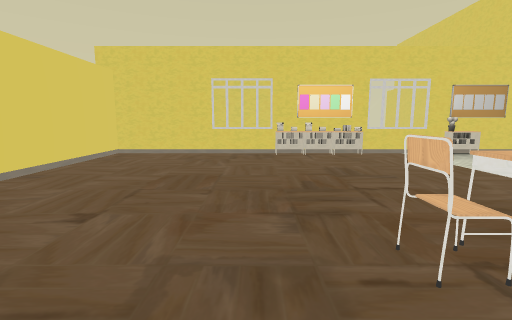
View 1 (above)

12 first-person views from a walk through a 3-D level made in the Unity game engine. The camera is 1.2 m above the floor, tilts 8° down and sees 85° across. The floor is counted in squares, 1 m on a side. Each view is taken from the middle of a square. On the plan, view 1 faces up. The plan holds only what a view shows up to about 13 squares ahead; the rest is blank. The place goes on beyond the plan. Some animated figures are left out. Door leaves are left out, so doorways stand open. Some surface patterns are stand-ins.

View 2
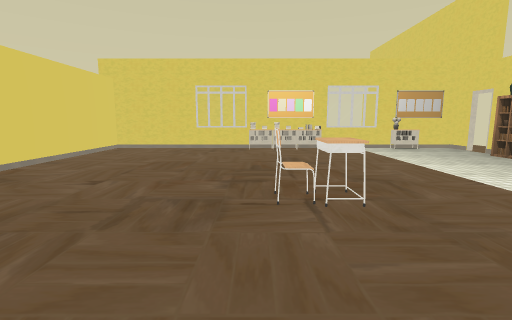

View 3
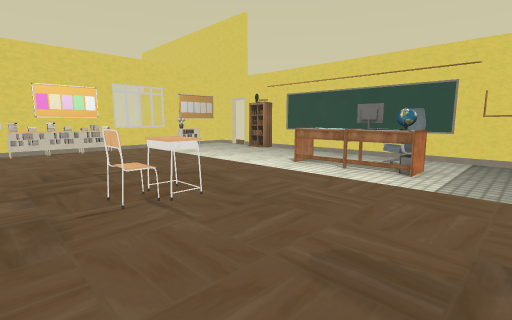

View 4
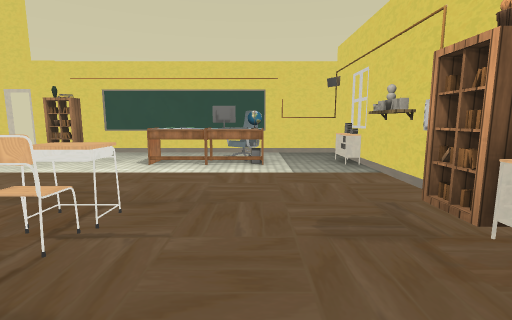

View 5
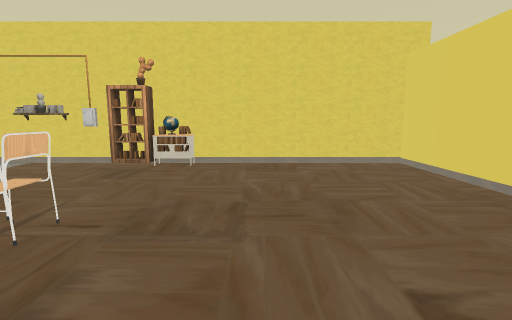

View 6
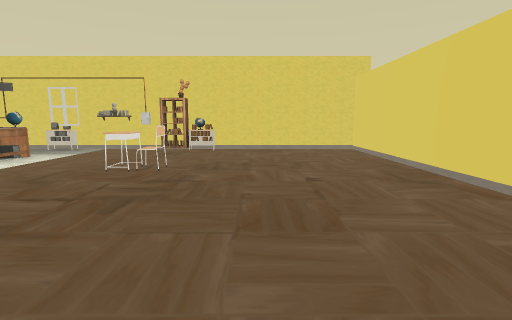

View 7
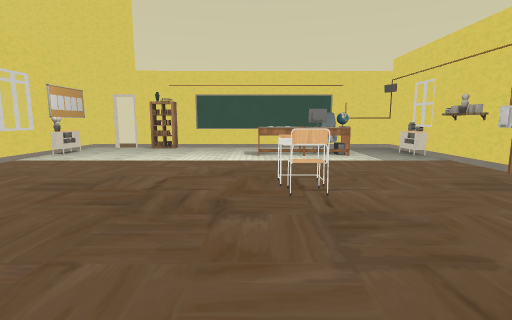

View 8
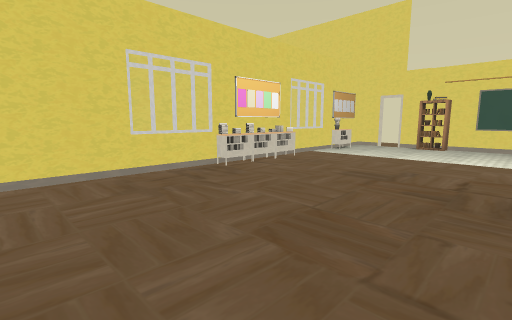

View 9
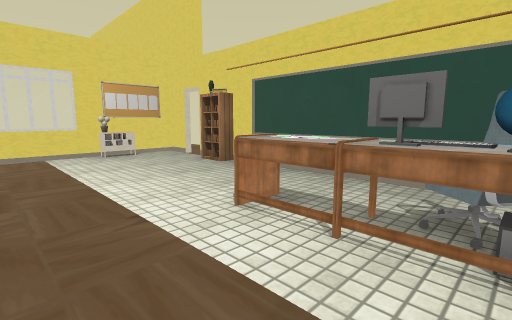

View 10
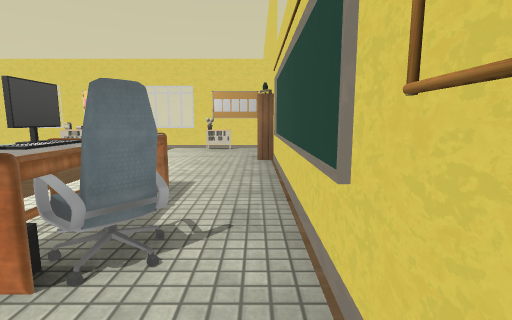

View 11
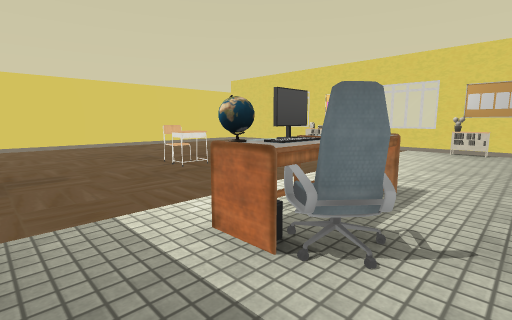

View 12
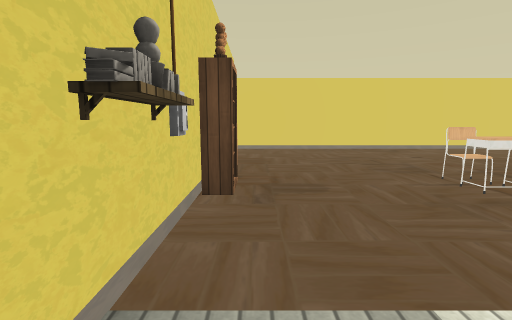

### Floor plan
Points are (right, up) in squares from view 1. A wall is a line through its corners. A room is listed if a view was taken in it or the views show most of it. See-through windows are left out.
Room 1 (views 1, 2, 3, 4, 5, 6, 7, 8, 9, 10, 11, 12)
walls: (2.5, -3) (3.6, -3); (9.6, -0.6) (9.6, 8.5); (7.4, -3) (9.5, -3); (9.6, 9.1) (9.6, 10.4) (-5.2, 10.4) (-5.2, -3) (0.5, -3)
ways out: open door at (10, 9)
objects: shelf (1, -3); other object (1, 2) to (2, 2); other object (1, 10) to (2, 10); shelf (2, -3) to (2, -2); other object (3, 10); other object (4, -3); other object (4, 10); other object (5, -3); books (6, -3); other object (7, -3); computer (7, 0); computer (7, 1); other object (7, 2); other object (7, 3); other object (7, 10); chair (8, 0) to (8, 1); other object (8, 10); shelf (9, 7); other object (10, -3); other object (10, -2); other object (10, -1)

Where each view was taken, in squares from view 1:
view 1: 0 up, 0 right, facing up
view 2: 2 down, 1 right, facing up
view 3: 2 down, 0 right, facing up-right
view 4: 0 up, 1 left, facing right
view 5: 5 up, 1 left, facing down
view 6: 9 up, 1 left, facing down
view 7: 3 up, 3 left, facing right
view 8: 4 up, 4 left, facing up-right
view 9: 0 up, 4 right, facing up-right
view 10: 2 down, 9 right, facing up
view 11: 2 down, 9 right, facing up-left
view 12: 2 down, 7 right, facing left
